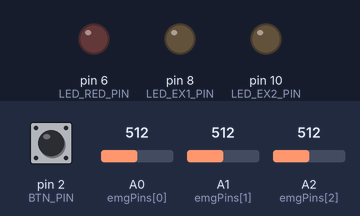
Bench run of a sketch on a simulated Teensy 4. Shown: output pins drawn as LEDs (lit = HIGH). The test bench sets the inputs (shaded band); at power-on: pin 2 (BTN_PIN) HIGH, A0 (emgPins[0]) = 512, A1 (emgPins[1]) = 512, A2 (emgPins[2]) = 512 (analog values on the 0–1023 scale). Storage starts empty; what the sketch prints to the serial monitor is not drawn.

Above: at 1.2 s.
1.3 s: pin 2 (BTN_PIN) pulled LOW for 0.15 s
At 2.4 s:
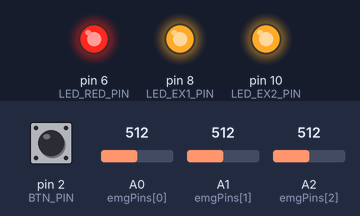
2.9 s: pin 2 (BTN_PIN) pulled LOW for 1 s
At 3.8 s:
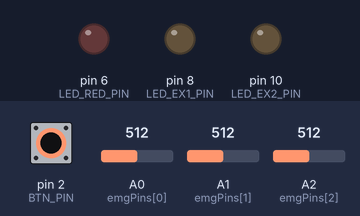
5.4 s: pin 2 (BTN_PIN) pulled LOW for 3.2 s
At 6.7 s:
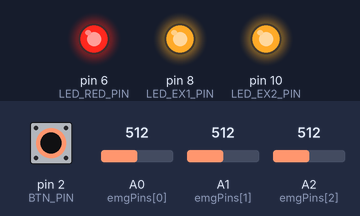
Timing chart, 0 to 8.4 s (numbered marks = the images above; inputs shaded):
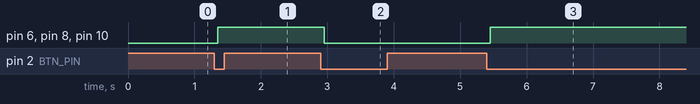

The sketch:

V0.ino
```cpp
#include <SD.h>
#include <SPI.h>

// --- 系統參數設定 ---
const int TARGET_SAMPLING_RATE = 1000;   // 保持 1000 Hz 採樣 (每 1ms 記錄一次)
const int SAMPLE_INTERVAL_US = 1000000 / TARGET_SAMPLING_RATE;
const int VIDEO_FPS = 60;                // 設定影片幀率，用來換算 Frame

// --- 硬體腳位設定 ---
const int NUM_CHANNELS = 3;
const int emgPins[NUM_CHANNELS] = {14, 15, 16};
const int chipSelect = BUILTIN_SDCARD;
const int BTN_PIN = 2;

// --- 燈號腳位 ---
const int LED_RED_PIN = 6;
const int LED_EX1_PIN = 8;
const int LED_EX2_PIN = 10;

enum SystemState {
    STATE_IDLE,
    STATE_RECORDING
};
volatile SystemState currentState = STATE_IDLE;

File dataFile;

// --- 雙緩衝區 ---
const int BUFFER_SIZE = 500;
struct EmgRecord {
    unsigned long time_ms;     // 記錄毫秒 (ms)
    unsigned long frameNumber; // 記錄換算後的 60FPS 幀數
    int raw[NUM_CHANNELS];
    int marker;
};

EmgRecord bufferA[BUFFER_SIZE];
EmgRecord bufferB[BUFFER_SIZE];
EmgRecord* volatile writeBuffer = bufferA;
EmgRecord* volatile readBuffer = bufferB;
volatile int writeIndex = 0;
volatile bool bufferReadyForSD = false;

volatile unsigned long sessionStartTime = 0;
volatile bool isFirstSample = false;

// 儲存最新的數值供 Serial Plotter 使用
volatile int latestRaw[NUM_CHANNELS] = {0, 0, 0};

IntervalTimer samplingTimer;

bool lastButtonState = HIGH;
unsigned long lastDebounceTime = 0;
const unsigned long debounceDelay = 50;

// --- Serial 輸出控制 ---
unsigned long lastSerialPrintTime = 0;
const int SERIAL_PRINT_INTERVAL = 10; // 每 10ms 輸出一次到 Serial Plotter (約 100 FPS)

// ==========================================
// 硬體中斷常式 (ISR) - 每 1ms 觸發
// ==========================================
void samplingISR() {
    if (currentState == STATE_IDLE) return;

    if (currentState == STATE_RECORDING) {
        EmgRecord& rec = writeBuffer[writeIndex];

        // 1. 計算經過的毫秒數
        unsigned long elapsed_ms = millis() - sessionStartTime;
        rec.time_ms = elapsed_ms;

        // 2. 換算成 60 FPS 的幀數 (每 1/60 秒 +1 Frame)，並強制從 1 開始
        rec.frameNumber = ((elapsed_ms * VIDEO_FPS) / 1000) + 1;

        // 讀取並儲存 RAW 值，同時更新給 Serial 顯示的變數
        for(int ch = 0; ch < NUM_CHANNELS; ch++) {
            int val = analogRead(emgPins[ch]);
            rec.raw[ch] = val;
            latestRaw[ch] = val;
        }

        // 處理 Marker
        if (isFirstSample) {
            rec.marker = 1;
            isFirstSample = false;
        } else {
            rec.marker = 0;
        }

        writeIndex++;

        // 緩衝區滿交換
        if (writeIndex >= BUFFER_SIZE) {
            EmgRecord* temp = writeBuffer;
            writeBuffer = readBuffer;
            readBuffer = temp;
            writeIndex = 0;
            bufferReadyForSD = true;
        }
    }
}

void errorMode() {
    while(1) {
        digitalWrite(LED_RED_PIN, !digitalRead(LED_RED_PIN));
        digitalWrite(LED_EX1_PIN, !digitalRead(LED_EX1_PIN));
        digitalWrite(LED_EX2_PIN, !digitalRead(LED_EX2_PIN));
        delay(100);
    }
}

// ==========================================
// 主程式 Setup
// ==========================================
void setup() {
    Serial.begin(115200);

    pinMode(BTN_PIN, INPUT_PULLUP);
    pinMode(LED_RED_PIN, OUTPUT);
    pinMode(LED_EX1_PIN, OUTPUT);
    pinMode(LED_EX2_PIN, OUTPUT);

    // 初始熄燈
    digitalWrite(LED_RED_PIN, LOW);
    digitalWrite(LED_EX1_PIN, LOW);
    digitalWrite(LED_EX2_PIN, LOW);

    analogReadResolution(10);
    analogReadAveraging(4);

    if (!SD.begin(chipSelect)) errorMode();

    // 啟動定時器：每 1ms 觸發
    samplingTimer.begin(samplingISR, SAMPLE_INTERVAL_US);

    Serial.print("Sampling started at Hz: ");
    Serial.println(TARGET_SAMPLING_RATE);
    Serial.println("Ready. Waiting for button press...");
}

// ==========================================
// 主程式 Loop
// ==========================================
void loop() {
    unsigned long currentMillis = millis();

    // ---------------------------------------------------------
    // 處理 Serial Plotter 顯示 (非阻塞設計，避免影響 1ms 中斷)
    // ---------------------------------------------------------
    if (currentMillis - lastSerialPrintTime >= SERIAL_PRINT_INTERVAL) {
        lastSerialPrintTime = currentMillis;

        if (currentState == STATE_IDLE) {
            // 待機狀態時，直接讀取腳位數值方便除錯與貼電極片
            Serial.print(analogRead(emgPins[0])); Serial.print(",");
            Serial.print(analogRead(emgPins[1])); Serial.print(",");
            Serial.println(analogRead(emgPins[2]));
        } else {
            // 錄製狀態時，拿取 ISR 內存好的最新數值，避免搶佔 ADC 資源
            Serial.print(latestRaw[0]); Serial.print(",");
            Serial.print(latestRaw[1]); Serial.print(",");
            Serial.println(latestRaw[2]);
        }
    }

    // ---------------------------------------------------------
    // 處理按鈕邏輯
    // ---------------------------------------------------------
    bool reading = digitalRead(BTN_PIN);
    if (reading != lastButtonState) lastDebounceTime = currentMillis;

    if ((currentMillis - lastDebounceTime) > debounceDelay) {
        static bool buttonPressed = false;
        if (reading == LOW && !buttonPressed) {
            buttonPressed = true;

            if (currentState == STATE_IDLE) {
                // --- 開始錄製 ---
                digitalWrite(LED_RED_PIN, HIGH);
                digitalWrite(LED_EX1_PIN, HIGH);
                digitalWrite(LED_EX2_PIN, HIGH);

                dataFile = SD.open("bigG_0625_Raw_DATA.csv", FILE_WRITE);
                if (dataFile) {
                    if (dataFile.size() == 0) {
                        // Header 更新
                        dataFile.println("Time_ms,Frame,Raw0,Raw1,Raw2,Marker");
                    }
                    writeIndex = 0;
                    bufferReadyForSD = false;
                    isFirstSample = true;

                    // --- 按下按鈕的當下，記錄基準毫秒數 ---
                    sessionStartTime = millis();

                    currentState = STATE_RECORDING;
                    Serial.println("Recording Started!"); // 提示文字
                } else {
                    errorMode();
                }
            }
            else if (currentState == STATE_RECORDING) {
                // --- 停止錄製 ---
                currentState = STATE_IDLE;
                digitalWrite(LED_RED_PIN, LOW);
                digitalWrite(LED_EX1_PIN, LOW);
                digitalWrite(LED_EX2_PIN, LOW);

                if (dataFile) {
                    // 寫入剩餘資料
                    for (int i = 0; i < writeIndex; i++) {
                        EmgRecord& rec = writeBuffer[i];
                        if (i == writeIndex - 1) rec.marker = 2;

                        dataFile.print(rec.time_ms); dataFile.print(",");
                        dataFile.print(rec.frameNumber); dataFile.print(",");
                        dataFile.print(rec.raw[0]); dataFile.print(",");
                        dataFile.print(rec.raw[1]); dataFile.print(",");
                        dataFile.print(rec.raw[2]); dataFile.print(",");
                        dataFile.println(rec.marker);
                    }
                    dataFile.close();
                    Serial.println("Stopped. Raw data saved.");
                }
            }
        } else if (reading == HIGH) {
            buttonPressed = false;
        }
    }
    lastButtonState = reading;

    // ---------------------------------------------------------
    // 處理 SD 卡寫入
    // ---------------------------------------------------------
    if (currentState == STATE_RECORDING && bufferReadyForSD && dataFile) {
        for (int i = 0; i < BUFFER_SIZE; i++) {
            EmgRecord& rec = readBuffer[i];

            dataFile.print(rec.time_ms); dataFile.print(",");
            dataFile.print(rec.frameNumber); dataFile.print(",");
            dataFile.print(rec.raw[0]); dataFile.print(",");
            dataFile.print(rec.raw[1]); dataFile.print(",");
            dataFile.print(rec.raw[2]); dataFile.print(",");
            dataFile.println(rec.marker);
        }
        dataFile.flush();
        bufferReadyForSD = false;
    }
}
```

Measured:
- after the input at 1.3 s, pin 6 (LED_RED_PIN), pin 8 (LED_EX1_PIN), pin 10 (LED_EX2_PIN): LOW → HIGH after 0.05 s
- after the input at 2.9 s, pin 6 (LED_RED_PIN), pin 8 (LED_EX1_PIN), pin 10 (LED_EX2_PIN): HIGH → LOW after 0.05 s
- after the input at 5.4 s, pin 6 (LED_RED_PIN), pin 8 (LED_EX1_PIN), pin 10 (LED_EX2_PIN): LOW → HIGH after 0.05 s
